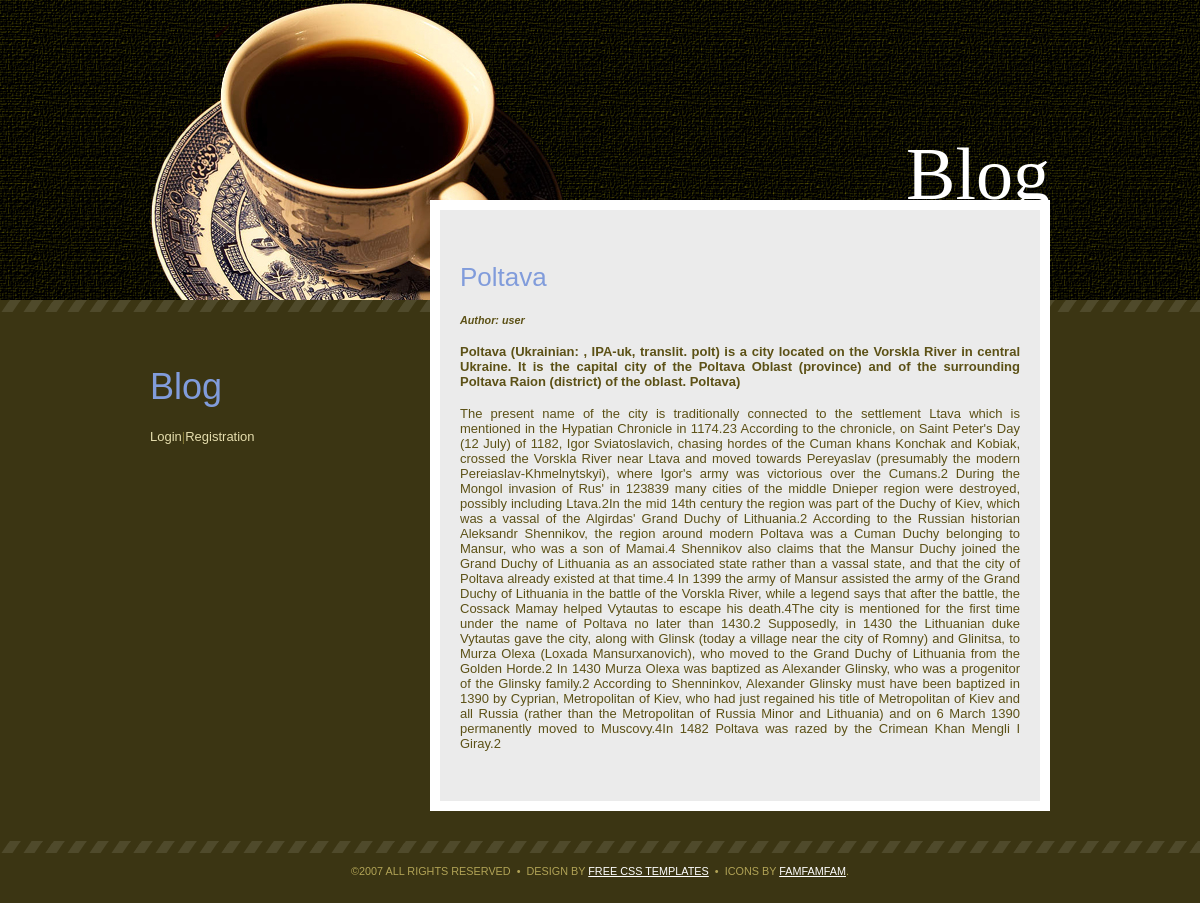
Screenshot of /?action=viewArticle&id=1 with the database file from the repository.
### tables this page shows
CREATE TABLE `notes` (
  `id` int(11) NOT NULL,
  `title` varchar(255) NOT NULL,
  `summary` varchar(255) NOT NULL,
  `content` text NOT NULL,
  `userId` int(11) NOT NULL
);

CREATE TABLE `users` (
  `userId` int(11) NOT NULL,
  `userName` varchar(255) NOT NULL,
  `surname` varchar(255) NOT NULL,
  `password` varchar(255) NOT NULL,
  `phone` varchar(255) NOT NULL,
  `email` varchar(255) NOT NULL
);

### classes/Article.php (called while the page is built, shortened)
<?php
class Article
{
  public function __construct( $data=array() ) {
    if ( isset( $data['title'] ) ) $this->title = preg_replace ( "/[^\.\,\-\_\'\"\@\?\!\:\$ a-zA-Z0-9()]/", "", $data['title'] );
    if ( isset( $data['summary'] ) ) $this->summary = preg_replace ( "/[^\.\,\-\_\'\"\@\?\!\:\$ a-zA-Z0-9()]/", "", $data['summary'] );
    if ( isset( $data['content'] ) ) $this->content = preg_replace ( "/[^\.\,\-\_\'\"\@\?\!\:\$ a-zA-Z0-9()]/", "", $data['content'] );
      if ( isset( $data['userName'] ) ) $this->userName = preg_replace ( "/[^\.\,\-\_\'\"\@\?\!\:\$ a-zA-Z0-9()]/", "", $data['userName'] );
  }
  public static function getById( $id ) {
    $conn = new PDO( DB_DSN, DB_USERNAME, DB_PASSWORD );
    $sql = "SELECT id, title, summary, content, notes.userId, users.userName as userName FROM notes, users WHERE notes.userId = users.userId AND id = :id";
    $st = $conn->prepare( $sql );
    $st->bindValue( ":id", $id, PDO::PARAM_INT );
    $st->execute();
    $row = $st->fetch();
    if ( $row ) return new Article( $row );
  }
}
?>

### templates/viewArticle.php (the view)
<?php include "templates/include/header.php" ?>
<div id="content">
      <h2 "><?php echo htmlspecialchars( $results['article']->title )?></h2><h5> Author: <?php echo htmlspecialchars( $results['article']->userName )?></h5>
      <div class="post"><h4><?php echo htmlspecialchars( $results['article']->summary )?></h4></div>
      <div class="entry"><?php echo $results['article']->content?></div>
  </div>
 <?php include "templates/include/sidebar.php" ?>
<?php include "templates/include/footer.php" ?>

### style.css (style rules this page uses)
body { margin: 0; padding: 0; background: #3B3513 url(images/img01.gif) repeat-x left top; font-size: 13px; text-align: justify; color: #5C5116; }
body, th, td, input, textarea, select, option { font-family: Arial, Times, serif; }
h1, h2, h3 { font-family: Arial, Helvetica, sans-serif; font-weight: normal; color: #819CDB; }
h2 { font-size: 2em; }
h5 { font-style: italic; }
#content { float: right; width: 560px; margin-top: -100px; margin-bottom: 30px; padding: 30px 20px; background: #EBEBEB; border: 10px solid #FFFFFF; }
.post { padding: 0px 0px 0 0px; }
.entry { padding-bottom: 20px; }

### rows the page displays
notes: title "Poltava", userId.userName "user", summary "Poltava (Ukrainian: , IPA-uk, translit. polt) is a city located on the Vorskla River in central Ukraine. It is the capital city of the Poltava Oblast (province) and of the surrounding Poltava Raion (district) of the oblast. Poltava)", content "The present name of the city is traditionally connected to the settlement Ltava which is mentioned in the Hypatian Chronicle in 1174.23 According to the chronicle, on Saint Peter's Day (12 July) of 1182, Igor Sviatoslavich, chasing hordes of the Cuman khans Konchak and Kobiak, crossed the Vorskla River near Ltava and moved towards Pereyaslav (presumably the modern Pereiaslav-Khmelnytskyi), where Igor's army was victorious over the Cumans.2 During the Mongol invasion of Rus' in 123839 many cities of the middle Dnieper region were destroyed, possibly including Ltava.2In the mid 14th century the region was part of the Duchy of Kiev, which was a vassal of the Algirdas' Grand Duchy of…"
